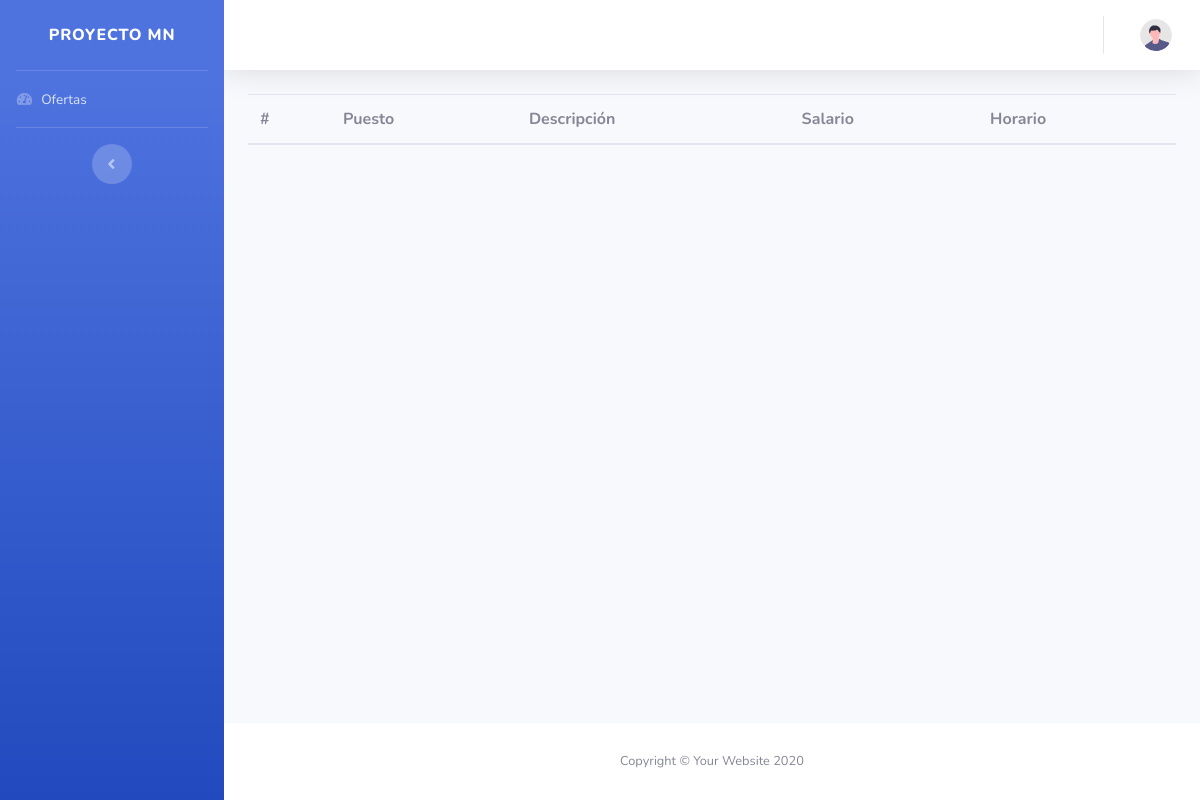
/View/Ofertas/consultarOfertas.php, run on an earlier commit of the app's database.
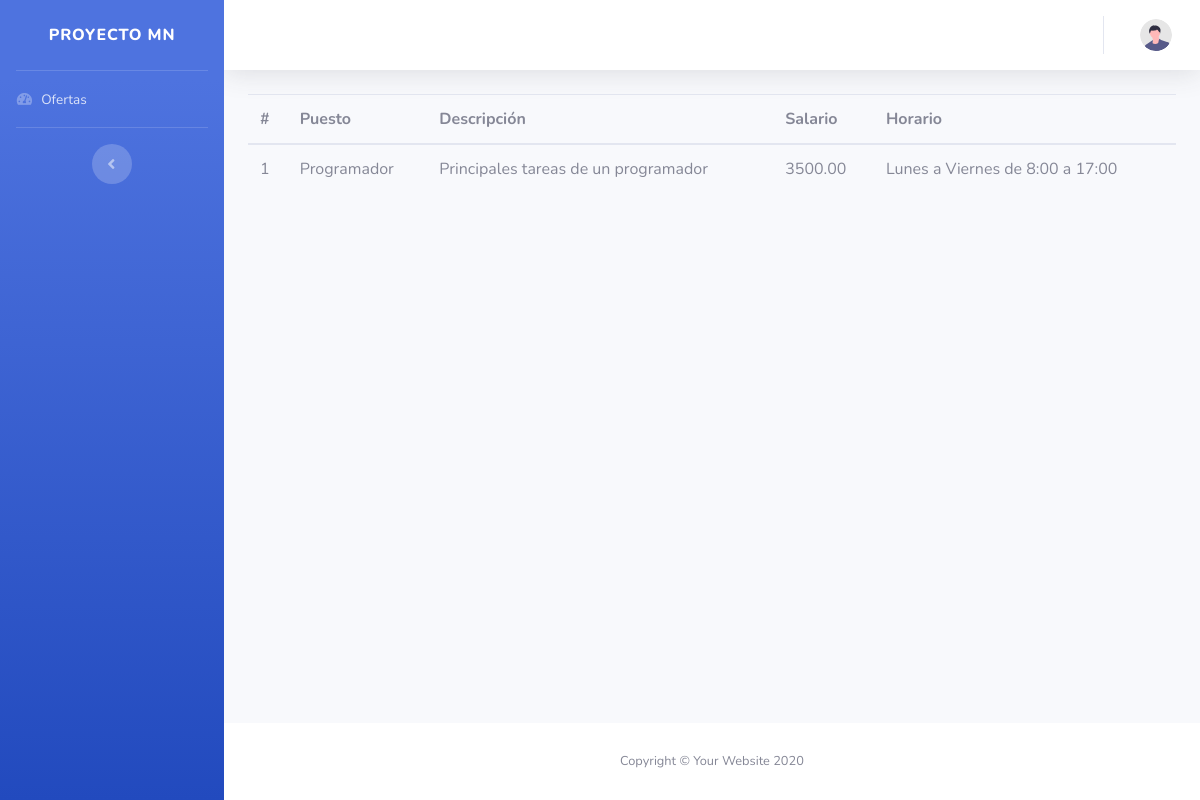
And on a later commit of the database.
### tables this page shows
CREATE TABLE `oferta` (
  `Id` bigint(20) NOT NULL AUTO_INCREMENT,
  `IdPuesto` bigint(20) NOT NULL,
  `Salario` decimal(10,2) NOT NULL,
  `Horario` varchar(255) NOT NULL,
  PRIMARY KEY (`Id`),
  KEY `FK_OfertaPuesto` (`IdPuesto`),
  CONSTRAINT `FK_OfertaPuesto` FOREIGN KEY (`IdPuesto`) REFERENCES `puesto` (`Id`)
);

CREATE TABLE `puesto` (
  `Id` bigint(20) NOT NULL AUTO_INCREMENT,
  `Nombre` varchar(50) NOT NULL,
  `Descripcion` varchar(255) NOT NULL,
  PRIMARY KEY (`Id`)
);

### Model/OfertasModel.php (called while the page is built, shortened)
<?php
    function ConsultarOfertasModel()
    {
        try
        {
            $context = AbrirBaseDatos();
            $sentencia = "CALL SP_ConsultarOfertas()";
            $resultado = $context -> query($sentencia);
            return $resultado;
        }
        catch(Exception $error)
        {
            return null;
        }
    }
    ?>

### Controller/OfertasController.php (called while the page is built)
<?php
    include_once $_SERVER["DOCUMENT_ROOT"] . "/ProyectoMN/Proyecto/Model/OfertasModel.php";
    function ConsultarOfertas()
    {
        return ConsultarOfertasModel();
    }
    ?>

### View/Ofertas/consultarOfertas.php (the view, shortened to what this page needs)
<?php
    include_once $_SERVER["DOCUMENT_ROOT"] . "/ProyectoMN/Proyecto/Controller/OfertasController.php";
    include_once $_SERVER["DOCUMENT_ROOT"] . "/ProyectoMN/Proyecto/View/layoutInterno.php";
?>
<!DOCTYPE html>
<html lang="en">
<body id="page-top">
    <div id="wrapper">
        <div id="content-wrapper" class="d-flex flex-column">
            <div id="content">
                <div class="container-fluid">
                    <table class="table">
                        <thead>
                            <tr>
                                <th>#</th>
                                <th>Puesto</th>
                                <th>Descripción</th>
                                <th>Salario</th>
                                <th>Horario</th>
                            </tr>
                        </thead>
                        <tbody>
                            <?php
                                $datos = ConsultarOfertas();
                                while($row = mysqli_fetch_array($datos))
                                {
                                    echo "<tr>";
                                    echo "<td>" . $row["Id"] . "</td>";
                                    echo "<td>" . $row["Nombre"] . "</td>";
                                    echo "<td>" . $row["Descripcion"] . "</td>";
                                    echo "<td>" . $row["Salario"] . "</td>";
                                    echo "<td>" . $row["Horario"] . "</td>";
                                    echo "</tr>";
                                }
                            ?>
                        </tbody>
                    </table>
                </div>
            </div>
        </div>
    </div>
</body>
</html>

What changed in the data, as far as the page shows it:
added oferta: Id "1", IdPuesto.Nombre "Programador", IdPuesto.Descripcion "Principales tareas de un programador", Salario "3500.00", Horario "Lunes a Viernes de 8:00 a 17:00"
